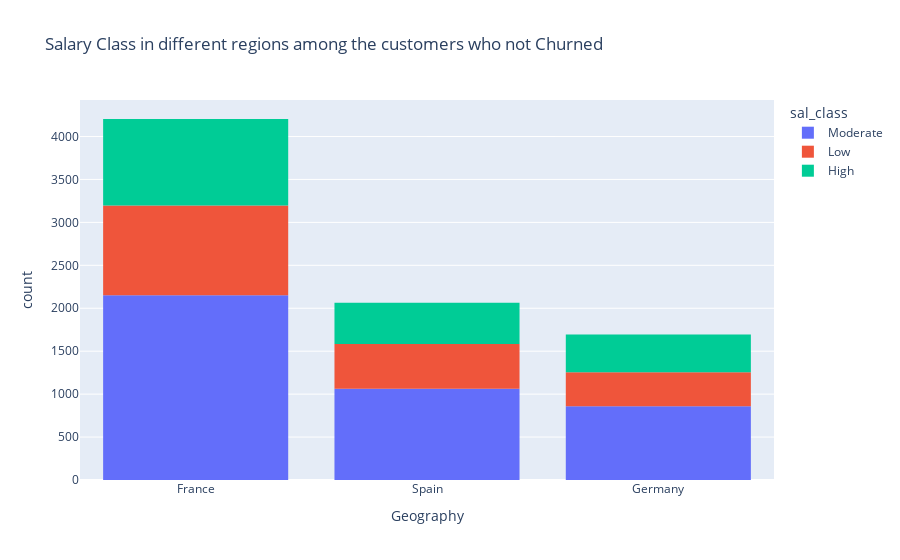

Write notebook code for a chart like this one.
### Code cell
px.histogram(temp_2, x = temp_2['Geography'], color = temp_2['sal_class'], title = 'Salary Class in different regions among the customers who not Churned' )

### Figure 1 — Plotly figure (JSON) as saved in the notebook; plotly's stock layout.template omitted (floating-point values rounded to 4 significant figures; data arrays with more than 128 entries replaced by an {"elided": "..."} marker saying what was removed)
{"data": [{"alignmentgroup": "True", "bingroup": "x", "hovertemplate": "sal_class=Moderate<br>Geography=%{x}<br>count=%{y}<extra></extra>", "legendgroup": "Moderate", "marker": {"color": "#636efa"}, "name": "Moderate", "offsetgroup": "Moderate", "orientation": "v", "showlegend": true, "type": "histogram", "x": {"elided": "4071 str values"}, "xaxis": "x", "yaxis": "y"}, {"alignmentgroup": "True", "bingroup": "x", "hovertemplate": "sal_class=Low<br>Geography=%{x}<br>count=%{y}<extra></extra>", "legendgroup": "Low", "marker": {"color": "#EF553B"}, "name": "Low", "offsetgroup": "Low", "orientation": "v", "showlegend": true, "type": "histogram", "x": {"elided": "1964 str values"}, "xaxis": "x", "yaxis": "y"}, {"alignmentgroup": "True", "bingroup": "x", "hovertemplate": "sal_class=High<br>Geography=%{x}<br>count=%{y}<extra></extra>", "legendgroup": "High", "marker": {"color": "#00cc96"}, "name": "High", "offsetgroup": "High", "orientation": "v", "showlegend": true, "type": "histogram", "x": {"elided": "1928 str values"}, "xaxis": "x", "yaxis": "y"}], "layout": {"barmode": "relative", "legend": {"title": {"text": "sal_class"}, "tracegroupgap": 0}, "title": {"text": "Salary Class in different regions among the customers who not Churned"}, "xaxis": {"anchor": "y", "domain": [0, 1], "title": {"text": "Geography"}}, "yaxis": {"anchor": "x", "domain": [0, 1], "title": {"text": "count"}}}}
